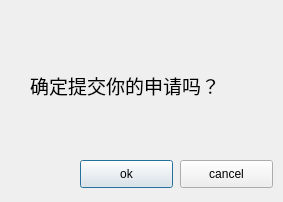
<?xml version="1.0" encoding="UTF-8"?>
<ui version="4.0">
 <class>DialogVacation</class>
 <widget class="QDialog" name="DialogVacation">
  <property name="geometry">
   <rect>
    <x>0</x>
    <y>0</y>
    <width>283</width>
    <height>202</height>
   </rect>
  </property>
  <property name="windowTitle">
   <string>填写你的休假申请</string>
  </property>
  <property name="windowIcon">
   <iconset theme="QIcon::ThemeIcon::DocumentOpen"/>
  </property>
  <widget class="QPushButton" name="btnVacationOk">
   <property name="geometry">
    <rect>
     <x>80</x>
     <y>160</y>
     <width>93</width>
     <height>28</height>
    </rect>
   </property>
   <property name="text">
    <string>ok</string>
   </property>
  </widget>
  <widget class="QPushButton" name="btnVacationCancel">
   <property name="geometry">
    <rect>
     <x>180</x>
     <y>160</y>
     <width>93</width>
     <height>28</height>
    </rect>
   </property>
   <property name="text">
    <string>cancel</string>
   </property>
  </widget>
  <widget class="QLabel" name="label">
   <property name="geometry">
    <rect>
     <x>30</x>
     <y>70</y>
     <width>241</width>
     <height>31</height>
    </rect>
   </property>
   <property name="font">
    <font>
     <family>华文细黑</family>
     <pointsize>14</pointsize>
    </font>
   </property>
   <property name="text">
    <string>确定提交你的申请吗？</string>
   </property>
  </widget>
 </widget>
 <resources/>
 <connections>
  <connection>
   <sender>btnVacationCancel</sender>
   <signal>clicked()</signal>
   <receiver>DialogVacation</receiver>
   <slot>close()</slot>
   <hints>
    <hint type="sourcelabel">
     <x>346</x>
     <y>293</y>
    </hint>
    <hint type="destinationlabel">
     <x>199</x>
     <y>155</y>
    </hint>
   </hints>
  </connection>
 </connections>
</ui>
